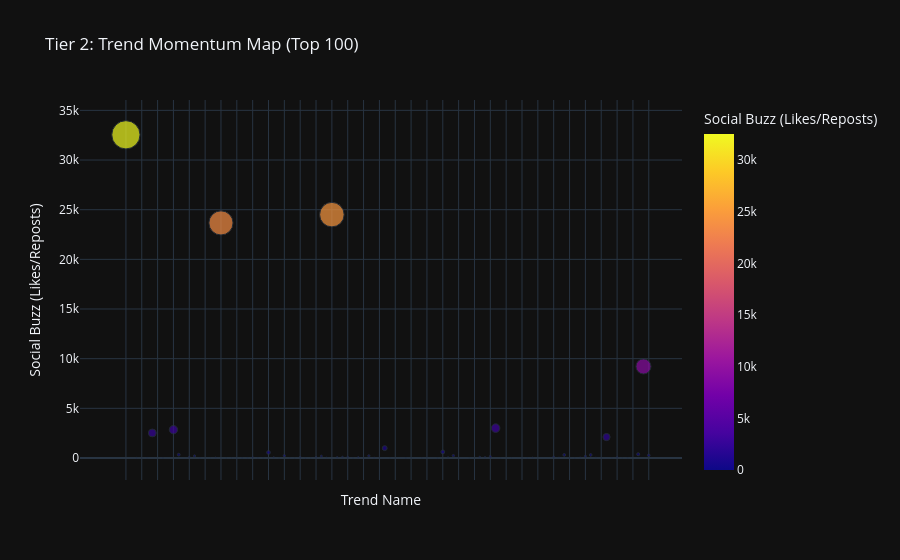

Notebook code for this chart:
### Code cell
visualize_momentum(master_momentum_df)

### Figure 1 — Plotly figure (JSON) as saved in the notebook; plotly's stock layout.template omitted (floating-point values rounded to 4 significant figures)
{"data": [{"hovertemplate": "<b>%{hovertext}</b><br><br>Trend Name=%{x}<br>Social Buzz (Likes/Reposts)=%{marker.color}<extra></extra>", "hovertext": ["2026 winter olympics women's snowboarding halfpipe", "2026 年冬奥会女子单板滑雪 u 型场地技巧", "abraham lincoln", "alfonso ribeiro", "all star weekend 2026", "allegiant", "allison holker", "atlético madrid - barcelona", "atlético nacional - fortaleza", "austin reaves", "barca vs atletico madrid", "belmont basketball", "ben shelton", "breezy johnson engaged", "brentford vs arsenal", "brice sensabaugh", "brignone", "bucks vs thunder", "canada hockey", "cardi b tour", "castlevania belmont's curse", "cdc travel advisory", "chase elliott", "coin stock", "crime 101 movie", "cross season 2", "cruz azul - vancouver football club", "dallas open", "daryl hannah", "dick van dyke", "doc rivers", "dow jones stock markets futures", "elder clark gilbert", "epa", "eric nam", "federica brignone", "frankie muniz", "friday the 13th", "gisele pelicot", "god of war", "halsey", "hilary duff tour", "india vs namibia", "internacional vs palmeiras", "is cooper flagg playing tonight", "isaiah joe", "jackie kennedy", "jarvis butts", "jaylin williams", "jazz", "jeremy carl", "jericho sims", "jessie diggins", "john wick game", "jrue holiday", "jusuf nurkic", "kathryn ruemmler", "katie couric", "keith ellison", "kike hernandez", "kim jong un", "latvia", "lebron james stats", "love story jfk jr", "maddie mastro", "marathon game", "mavericks vs lakers", "max christie", "memphis basketball", "mikayla nogueira", "myles garrett girlfriend", "nancy grace", "nascar duels", "nick baumgartner", "nikola topic", "ousmane dieng", "ozark trail backpack", "pebble beach", "pebble beach pro am", "picabo street", "rafael montero", "rfk jr", "robinhood", "shaun white", "silent hill townfall", "sophie cunningham", "spider noir", "stanley tucci", "state of play", "survivor 50 cast", "tame impala tour 2026", "tara lipinski", "texas vs vanderbilt", "tommy paul", "trail blazers vs jazz", "trinidad chambliss", "ula vulcan rocket launch", "us navy ships collide", "womens curling results", "wuthering heights"], "legendgroup": "", "marker": {"color": [32539, 0, 31, 1, 35, 2524, 0, 9, 0, 2850, 335, 0, 101, 203, 22, 1, 1, 53, 23667, 3, 3, 23, 7, 24, 75, 17, 23, 557, 71, 3, 228, 3, 1, 98, 10, 1, 95, 186, 44, 24504, 84, 103, 107, 20, 78, 28, 214, 45, 32, 993, 1, 1, 0, 17, 2, 0, 2, 34, 0, 7, 613, 71, 240, 2, 0, 2, 1, 103, 80, 162, 3009, 1, 1, 1, 0, 4, 11, 44, 0, 0, 0, 117, 47, 312, 6, 8, 53, 181, 305, 44, 4, 2109, 13, 76, 1, 19, 0, 380, 9218, 273], "coloraxis": "coloraxis", "size": [32539, 0, 31, 1, 35, 2524, 0, 9, 0, 2850, 335, 0, 101, 203, 22, 1, 1, 53, 23667, 3, 3, 23, 7, 24, 75, 17, 23, 557, 71, 3, 228, 3, 1, 98, 10, 1, 95, 186, 44, 24504, 84, 103, 107, 20, 78, 28, 214, 45, 32, 993, 1, 1, 0, 17, 2, 0, 2, 34, 0, 7, 613, 71, 240, 2, 0, 2, 1, 103, 80, 162, 3009, 1, 1, 1, 0, 4, 11, 44, 0, 0, 0, 117, 47, 312, 6, 8, 53, 181, 305, 44, 4, 2109, 13, 76, 1, 19, 0, 380, 9218, 273], "sizemode": "area", "sizeref": 81.35, "symbol": "circle"}, "mode": "markers", "name": "", "orientation": "v", "showlegend": false, "type": "scatter", "x": ["2026 winter olympics women's snowboarding halfpipe", "2026 年冬奥会女子单板滑雪 u 型场地技巧", "abraham lincoln", "alfonso ribeiro", "all star weekend 2026", "allegiant", "allison holker", "atlético madrid - barcelona", "atlético nacional - fortaleza", "austin reaves", "barca vs atletico madrid", "belmont basketball", "ben shelton", "breezy johnson engaged", "brentford vs arsenal", "brice sensabaugh", "brignone", "bucks vs thunder", "canada hockey", "cardi b tour", "castlevania belmont's curse", "cdc travel advisory", "chase elliott", "coin stock", "crime 101 movie", "cross season 2", "cruz azul - vancouver football club", "dallas open", "daryl hannah", "dick van dyke", "doc rivers", "dow jones stock markets futures", "elder clark gilbert", "epa", "eric nam", "federica brignone", "frankie muniz", "friday the 13th", "gisele pelicot", "god of war", "halsey", "hilary duff tour", "india vs namibia", "internacional vs palmeiras", "is cooper flagg playing tonight", "isaiah joe", "jackie kennedy", "jarvis butts", "jaylin williams", "jazz", "jeremy carl", "jericho sims", "jessie diggins", "john wick game", "jrue holiday", "jusuf nurkic", "kathryn ruemmler", "katie couric", "keith ellison", "kike hernandez", "kim jong un", "latvia", "lebron james stats", "love story jfk jr", "maddie mastro", "marathon game", "mavericks vs lakers", "max christie", "memphis basketball", "mikayla nogueira", "myles garrett girlfriend", "nancy grace", "nascar duels", "nick baumgartner", "nikola topic", "ousmane dieng", "ozark trail backpack", "pebble beach", "pebble beach pro am", "picabo street", "rafael montero", "rfk jr", "robinhood", "shaun white", "silent hill townfall", "sophie cunningham", "spider noir", "stanley tucci", "state of play", "survivor 50 cast", "tame impala tour 2026", "tara lipinski", "texas vs vanderbilt", "tommy paul", "trail blazers vs jazz", "trinidad chambliss", "ula vulcan rocket launch", "us navy ships collide", "womens curling results", "wuthering heights"], "xaxis": "x", "y": [32539, 0, 31, 1, 35, 2524, 0, 9, 0, 2850, 335, 0, 101, 203, 22, 1, 1, 53, 23667, 3, 3, 23, 7, 24, 75, 17, 23, 557, 71, 3, 228, 3, 1, 98, 10, 1, 95, 186, 44, 24504, 84, 103, 107, 20, 78, 28, 214, 45, 32, 993, 1, 1, 0, 17, 2, 0, 2, 34, 0, 7, 613, 71, 240, 2, 0, 2, 1, 103, 80, 162, 3009, 1, 1, 1, 0, 4, 11, 44, 0, 0, 0, 117, 47, 312, 6, 8, 53, 181, 305, 44, 4, 2109, 13, 76, 1, 19, 0, 380, 9218, 273], "yaxis": "y"}], "layout": {"autosize": true, "coloraxis": {"colorbar": {"title": {"text": "Social Buzz (Likes/Reposts)"}}, "colorscale": [[0, "#0d0887"], [0.1111, "#46039f"], [0.2222, "#7201a8"], [0.3333, "#9c179e"], [0.4444, "#bd3786"], [0.5556, "#d8576b"], [0.6667, "#ed7953"], [0.7778, "#fb9f3a"], [0.8889, "#fdca26"], [1, "#f0f921"]]}, "legend": {"itemsizing": "constant", "tracegroupgap": 0}, "title": {"text": "Tier 2: Trend Momentum Map (Top 100)"}, "xaxis": {"anchor": "y", "autorange": true, "domain": [0, 1], "range": [-10.63, 106.4], "showticklabels": false, "title": {"text": "Trend Name"}, "type": "category"}, "yaxis": {"anchor": "x", "autorange": true, "domain": [0, 1], "range": [-2727.0, 38180.0], "title": {"text": "Social Buzz (Likes/Reposts)"}, "type": "linear"}}}
